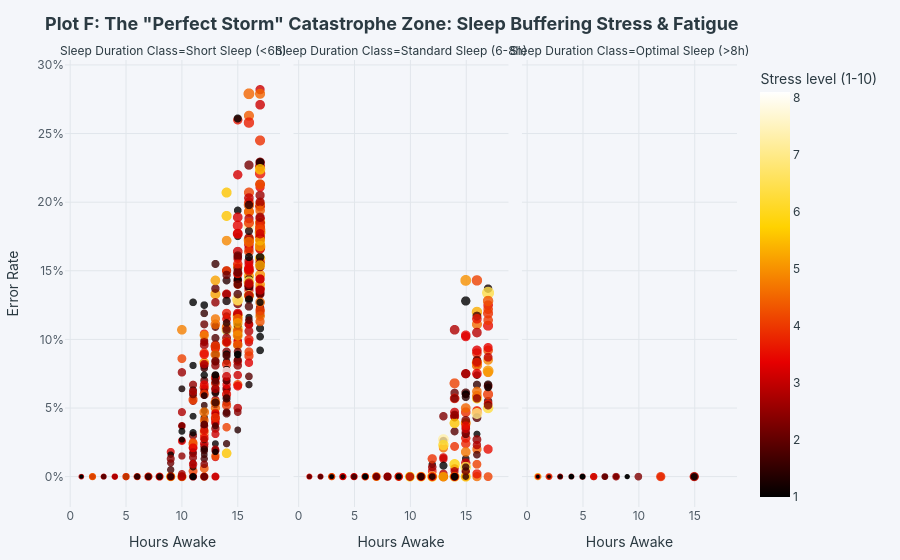

Notebook cell for this chart:
### Markdown cell above
### 🌪️ Plot F: The "Perfect Storm" Catastrophe Zone (Faceted 2D Scatter)
* **The Non-Obvious:** Having low sleep (< 6h) combined with prolonged wakefulness (>= 12h) and high stress (>= 7) forms a **catastrophic performance zone** with a 15.3% error rate. Good sleep isolates this error rate down to 7.2%, proving sleep serves as a buffer against stress and fatigue failures.
* **Visualization:** Faceted 2D Bubble Plot across `Sleep_Group` classes, mapping `Hours_Awake` (X) vs. `Error_Rate` (Y), colored by `Stress_Level_1_10` and sized by `Cognitive_Load_Score`.

### Code cell
fig_f = px.scatter(
    sample_df,
    x='Hours_Awake',
    y='Error_Rate',
    facet_col='Sleep_Group',
    color='Stress_Level_1_10',
    size='Cognitive_Load_Score',
    color_continuous_scale='Hot',
    size_max=12,
    labels={
        'Hours_Awake': 'Hours Awake',
        'Error_Rate': 'Error Rate',
        'Sleep_Group': 'Sleep Duration Class',
        'Stress_Level_1_10': 'Stress level (1-10)',
        'Cognitive_Load_Score': 'Cognitive Load'
    },
    title='<b>Plot F: The "Perfect Storm" Catastrophe Zone: Sleep Buffering Stress & Fatigue</b>',
    opacity=0.8
)
fig_f.update_traces(marker=dict(line=dict(width=0)))
fig_f.update_layout(title_font_size=18, yaxis=dict(tickformat='.0%'), margin=dict(l=40, r=40, t=60, b=40))
fig_f.show()

### Figure 1 — Plotly figure (JSON) as saved in the notebook; plotly's stock layout.template omitted (floating-point values rounded to 4 significant figures; data arrays with more than 128 entries replaced by an {"elided": "..."} marker saying what was removed)
{"data": [{"hovertemplate": "Sleep Duration Class=Short Sleep (<6h)<br>Hours Awake=%{x}<br>Error Rate=%{y}<br>Cognitive Load=%{marker.size}<br>Stress level (1-10)=%{marker.color}<extra></extra>", "legendgroup": "", "marker": {"color": {"elided": "635 float values"}, "coloraxis": "coloraxis", "line": {"width": 0}, "opacity": 0.8, "size": {"elided": "635 float values"}, "sizemode": "area", "sizeref": 0.06319, "symbol": "circle"}, "mode": "markers", "name": "", "showlegend": false, "type": "scattergl", "x": {"elided": "635 int values"}, "xaxis": "x", "y": {"elided": "635 float values"}, "yaxis": "y"}, {"hovertemplate": "Sleep Duration Class=Standard Sleep (6-8h)<br>Hours Awake=%{x}<br>Error Rate=%{y}<br>Cognitive Load=%{marker.size}<br>Stress level (1-10)=%{marker.color}<extra></extra>", "legendgroup": "", "marker": {"color": {"elided": "802 float values"}, "coloraxis": "coloraxis", "line": {"width": 0}, "opacity": 0.8, "size": {"elided": "802 float values"}, "sizemode": "area", "sizeref": 0.06319, "symbol": "circle"}, "mode": "markers", "name": "", "showlegend": false, "type": "scattergl", "x": {"elided": "802 int values"}, "xaxis": "x2", "y": {"elided": "802 float values"}, "yaxis": "y2"}, {"hovertemplate": "Sleep Duration Class=Optimal Sleep (>8h)<br>Hours Awake=%{x}<br>Error Rate=%{y}<br>Cognitive Load=%{marker.size}<br>Stress level (1-10)=%{marker.color}<extra></extra>", "legendgroup": "", "marker": {"color": [3.6, 1.7, 2.6, 1, 2.5, 1, 3.1, 1.2, 1.1, 1, 1.3, 1, 1, 1, 1, 1, 1, 2.2, 2.6, 1, 1, 1, 1, 1, 1, 1, 2.3, 1, 5.2, 2.3, 1, 2.3, 2.9, 3.9, 1, 1, 1, 2.3, 1.4, 1, 3.2, 1.9, 1, 2.4, 1.1, 1, 1, 2.8, 2.6, 3.5, 1, 1, 1, 3.8, 1, 1, 2.3, 1, 1, 1, 1, 1, 1], "coloraxis": "coloraxis", "line": {"width": 0}, "opacity": 0.8, "size": [5.5, 1.4, 2.5, 1, 2.7, 0.8, 3.8, 1.7, 1.6, 0.9, 0.9, 2.2, 1.6, 1.5, 1.8, 2.1, 1.9, 1.9, 1.9, 2.7, 1.6, 1.6, 1.1, 1.6, 1.4, 1.7, 3.4, 1.9, 3.4, 4.5, 1, 3.1, 2.1, 5.6, 0.9, 1.3, 1.9, 3.8, 1.1, 0.7, 2.1, 1.6, 0.8, 2, 2.6, 1, 1.5, 2.6, 3.8, 3.4, 0.9, 0.8, 0.8, 3.2, 1.3, 3.2, 2.2, 1.2, 1, 1.1, 1.4, 1.6, 1.8], "sizemode": "area", "sizeref": 0.06319, "symbol": "circle"}, "mode": "markers", "name": "", "showlegend": false, "type": "scattergl", "x": [15, 2, 4, 2, 5, 2, 12, 5, 5, 1, 1, 8, 5, 5, 4, 5, 7, 3, 1, 7, 4, 4, 3, 6, 4, 3, 6, 4, 1, 15, 2, 7, 2, 12, 1, 4, 9, 10, 2, 1, 1, 2, 1, 2, 8, 2, 9, 3, 8, 6, 1, 1, 2, 2, 3, 15, 3, 5, 2, 3, 5, 5, 5], "xaxis": "x3", "y": [0, 0, 0, 0, 0, 0, 0, 0, 0, 0, 0, 0, 0, 0, 0, 0, 0, 0, 0, 0, 0, 0, 0, 0, 0, 0, 0, 0, 0, 0, 0, 0, 0, 0, 0, 0, 0, 0, 0, 0, 0, 0, 0, 0, 0, 0, 0, 0, 0, 0, 0, 0, 0, 0, 0, 0, 0, 0, 0, 0, 0, 0, 0], "yaxis": "y3"}], "layout": {"annotations": [{"font": {}, "showarrow": false, "text": "Sleep Duration Class=Short Sleep (<6h)", "x": 0.16, "xanchor": "center", "xref": "paper", "y": 1, "yanchor": "bottom", "yref": "paper"}, {"font": {}, "showarrow": false, "text": "Sleep Duration Class=Standard Sleep (6-8h)", "x": 0.5, "xanchor": "center", "xref": "paper", "y": 1, "yanchor": "bottom", "yref": "paper"}, {"font": {}, "showarrow": false, "text": "Sleep Duration Class=Optimal Sleep (>8h)", "x": 0.84, "xanchor": "center", "xref": "paper", "y": 1, "yanchor": "bottom", "yref": "paper"}], "coloraxis": {"colorbar": {"title": {"text": "Stress level (1-10)"}}, "colorscale": [[0, "rgb(0,0,0)"], [0.3333, "rgb(230,0,0)"], [0.6667, "rgb(255,210,0)"], [1, "rgb(255,255,255)"]]}, "legend": {"itemsizing": "constant", "tracegroupgap": 0}, "margin": {"b": 40, "l": 40, "r": 40, "t": 60}, "title": {"font": {"size": 18}, "text": "<b>Plot F: The \"Perfect Storm\" Catastrophe Zone: Sleep Buffering Stress & Fatigue</b>"}, "xaxis": {"anchor": "y", "domain": [0, 0.32], "title": {"text": "Hours Awake"}}, "xaxis2": {"anchor": "y2", "domain": [0.34, 0.66], "matches": "x", "title": {"text": "Hours Awake"}}, "xaxis3": {"anchor": "y3", "domain": [0.68, 1.0], "matches": "x", "title": {"text": "Hours Awake"}}, "yaxis": {"anchor": "x", "domain": [0, 1], "tickformat": ".0%", "title": {"text": "Error Rate"}}, "yaxis2": {"anchor": "x2", "domain": [0, 1], "matches": "y", "showticklabels": false}, "yaxis3": {"anchor": "x3", "domain": [0, 1], "matches": "y", "showticklabels": false}}}
